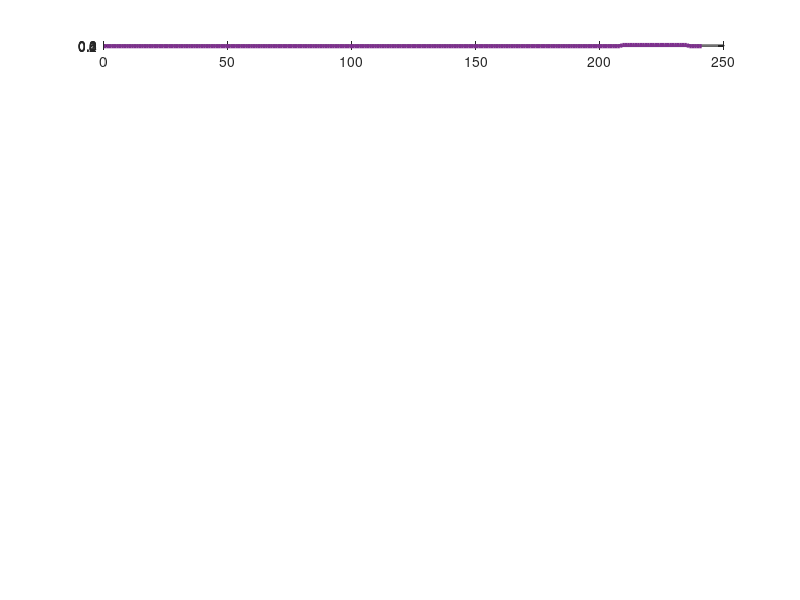

Here is the MATLAB script that generated this plot: (Note: this script raises an error after producing the figure.)

%PWM_Signals_SC_Fib Gives the gate values for the SC Fib Converter
%controller
%   Detailed explanation goes here

% The indexes for the rise time do not need to subtract 1 because the
% rise is actually starts during the d ON time so it cancels with the
% -1 for index starting at zero

% The fall time indexes need to subtract 1 because they occur duing
% the d ON period and must account for indexing starting at zero

%% Variable Declaration
fpga_fs = 38e6;
fpga_multi = 8;
recomended_fs = 1.25e6;
max_mod_value = 2*floor(fpga_fs*fpga_multi/recomended_fs/2);
%max_mod_value = 216;
Ts = 1/(fpga_fs*fpga_multi)*max_mod_value;
ideal_input_Voltage_index = 5;
d = 0.75;
dt1 = 0.001;
dt2 = 0.001;

dt1_length = ceil(dt1*max_mod_value);
dt2_length = ceil(dt2*max_mod_value);
dt1_length = 5;
dt2_length = 5;

mod_for_d = max_mod_value - (dt1_length*2 + dt1_length*2);
d_length = floor(d*mod_for_d/2);
d_prime_length = (mod_for_d-2*d_length)/2;

%% Added for the use of approx 24 ns delay of half bridge gate drivers

gate_driver_delay = 0;


clk_ts = 1/(fpga_fs*fpga_multi);

offset = round(gate_driver_delay/clk_ts);

difference_between = abs(offset*clk_ts-gate_driver_delay);




switch ideal_input_Voltage_index

    case 1 % Ideal input voltage between 0-4 V

        g1.rise = 999;
        g1.fall = 0;

        g2.rise = 999;
        g2.fall = 0;

        g3.rise = 0;
        g3.fall = 999;

        g4.rise = 999;
        g4.fall = 0;

        g5.rise = 999;
        g5.fall = 0;

        g6.rise = 0;
        g6.fall = 999;

        g7.rise = d_length + dt1_length + d_prime_length + dt2_length + d_length + dt1_length;
        g7.fall = (-1) + d_length + dt1_length + d_prime_length + dt2_length + d_length + dt1_length + d_prime_length ;

        g8.rise = 0;
        g8.fall = (-1) + d_length + dt1_length + d_prime_length + dt2_length + d_length;

        g9.rise = d_length + dt1_length + d_prime_length + dt2_length;
        g9.fall = (-1) + d_length;

        g10.rise = d_length + dt1_length;
        g10.fall = (-1) + d_length + dt1_length + d_prime_length;

        g11.rise = 999;
        g11.fall = 0;

        g12.rise = 999;
        g12.fall = 0;

        g13.rise = 0;
        g13.fall = 999;

        g14.rise = 999;
        g14.fall = 0;

        g15.rise = 999;
        g15.fall = 0;

        g16.rise = 0;
        g16.fall = 999;


    case 2 % Ideal input voltage between 4-8 V

        g1.rise = 999;
        g1.fall = 0;

        g2.rise = 999;
        g2.fall = 0;

        g3.rise = 0;
        g3.fall = 999;

        g4.rise = 999;
        g4.fall = 0;

        g5.rise = 999;
        g5.fall = 0;

        g6.rise = 0;
        g6.fall = 999;

        g7.rise = d_length + dt1_length ;
        g7.fall = (-1) + d_length + dt1_length + d_prime_length + dt2_length + d_length + dt1_length + d_prime_length ;

        g8.rise = 0;
        g8.fall = (-1) + d_length;

        g9.rise = d_length + dt1_length + d_prime_length + dt2_length;
        g9.fall = (-1) + d_length + dt1_length + d_prime_length + dt2_length + d_length;

        g10.rise = d_length + dt1_length + d_prime_length + dt2_length + d_length + dt1_length;
        g10.fall = (-1) + d_length + dt1_length + d_prime_length;

        g11.rise = 999;
        g11.fall = 0;

        g12.rise = 999;
        g12.fall = 0;

        g13.rise = 0;
        g13.fall = 999;

        g14.rise = 999;
        g14.fall = 0;

        g15.rise = 999;
        g15.fall = 0;

        g16.rise = 0;
        g16.fall = 999;


    case 3 % Ideal input voltage between 8-12 V


        g1.rise = d_length + dt1_length + d_prime_length + dt2_length + d_length + dt1_length;
        g1.fall = (-1) + d_length + dt1_length + d_prime_length + dt2_length + d_length + dt1_length + d_prime_length ;

        g2.rise = 0;
        g2.fall = (-1) + d_length + dt1_length + d_prime_length + dt2_length + d_length;

        g3.rise = offset + 0;
        g3.fall = offset + (-1) + d_length + dt1_length + d_prime_length + dt2_length + d_length;

        g4.rise = d_length + dt1_length + d_prime_length + dt2_length;
        g4.fall = (-1) + d_length;

        g5.rise = d_length + dt1_length ;
        g5.fall = (-1) + d_length + dt1_length + d_prime_length;

        g6.rise = offset + d_length + dt1_length + d_prime_length + dt2_length;
        g6.fall = offset + (-1) + d_length;

        g7.rise = 0;
        g7.fall = 999;

        g8.rise = 999;
        g8.fall = 0;

        g9.rise = 999;
        g9.fall = 0;

        g10.rise = 0;
        g10.fall = 999;

        g11.rise = 999;
        g11.fall = 0;

        g12.rise = 999;
        g12.fall = 0;

        g13.rise = 0;
        g13.fall = 999;

        g14.rise = 999;
        g14.fall = 0;

        g15.rise = 999;
        g15.fall = 0;

        g16.rise = 0;
        g16.fall = 999;


    case 4 % Ideal input voltage between 12-16 V

        g1.rise = d_length + dt1_length + d_prime_length + dt2_length;
        g1.fall = (-1) + d_length + dt1_length + d_prime_length + dt2_length + d_length;

        g2.rise = d_length + dt1_length + d_prime_length + dt2_length + d_length + dt1_length;
        g2.fall = (-1) + d_length + dt1_length + d_prime_length;

        g3.rise = offset + d_length + dt1_length + d_prime_length + dt2_length + d_length + dt1_length;
        g3.fall = offset + (-1) + d_length + dt1_length + d_prime_length;

        g4.rise = d_length + dt1_length;
        g4.fall = (-1) + d_length + dt1_length + d_prime_length + dt2_length + d_length + dt1_length + d_prime_length;

        g5.rise = 0;
        g5.fall = (-1) + d_length;

        g6.rise = offset + d_length + dt1_length;
        g6.fall = offset + (-1) + d_length + dt1_length + d_prime_length + dt2_length + d_length + dt1_length + d_prime_length;

        g7.rise = 0;
        g7.fall = 999;

        g8.rise = 999;
        g8.fall = 0;

        g9.rise = 999;
        g9.fall = 0;

        g10.rise = 0;
        g10.fall = 999;

        g11.rise = d_length + dt1_length + d_prime_length + dt2_length + d_length + dt1_length;
        g11.fall = (-1) + d_length + dt1_length + d_prime_length + dt2_length + d_length + dt1_length + d_prime_length;

        g12.rise = 0;
        g12.fall = (-1) + d_length + dt1_length + d_prime_length;

        g13.rise = offset + 0;
        g13.fall = offset + (-1) + d_length + dt1_length + d_prime_length + dt2_length + d_length;

        g14.rise = d_length + dt1_length + d_prime_length + dt2_length;
        g14.fall = (-1) + d_length + dt1_length + d_prime_length + dt2_length + d_length + dt1_length + d_prime_length;

        g15.rise = d_length + dt1_length;
        g15.fall = (-1) + d_length + dt1_length + d_prime_length;

        g16.rise = offset + d_length + dt1_length + d_prime_length + dt2_length;
        g16.fall = offset + (-1) + d_length;


    case 5 % Ideal input voltage between 16-20 V


        g1.rise = d_length + dt1_length + d_prime_length + dt2_length + d_length + dt1_length;
        g1.fall = (-1) + d_length + dt1_length + d_prime_length + dt2_length + d_length + dt1_length + d_prime_length ;

        g2.rise = 0;
        g2.fall = (-1) + d_length + dt1_length + d_prime_length + dt2_length + d_length;

        g3.rise = offset + 0;
        g3.fall = offset + (-1) + d_length + dt1_length + d_prime_length + dt2_length + d_length;

        g4.rise = d_length + dt1_length + d_prime_length + dt2_length;
        g4.fall = (-1) + d_length;

        g5.rise = d_length + dt1_length ;
        g5.fall = (-1) + d_length + dt1_length + d_prime_length;

        g6.rise = offset + d_length + dt1_length + d_prime_length + dt2_length;
        g6.fall = offset + (-1) + d_length;

        g7.rise = 0;
        g7.fall = 999;

        g8.rise = 999;
        g8.fall = 0;

        g9.rise = 999;
        g9.fall = 0;

        g10.rise = 0;
        g10.fall = 999;

        g11.rise = d_length + dt1_length + d_prime_length + dt2_length;
        g11.fall = (-1) + d_length + dt1_length + d_prime_length + dt2_length + d_length + dt1_length + d_prime_length;

        g12.rise = 0;
        g12.fall = (-1) + d_length + dt1_length + d_prime_length;

        g13.rise = offset + 0;
        g13.fall = offset + (-1) + d_length + dt1_length + d_prime_length;

        g14.rise = d_length + dt1_length + d_prime_length + dt2_length;
        g14.fall = (-1) + d_length + dt1_length + d_prime_length + dt2_length + d_length + dt1_length + d_prime_length;

        g15.rise = 0;
        g15.fall = (-1) + d_length + dt1_length + d_prime_length;

        g16.rise = offset + d_length + dt1_length + d_prime_length + dt2_length;
        g16.fall = offset + (-1) + d_length + dt1_length + d_prime_length + dt2_length + d_length + dt1_length + d_prime_length;


    case 6 % Ideal input voltage between 20-24 V

        g1.rise = d_length + dt1_length + d_prime_length + dt2_length;
        g1.fall = (-1) + d_length + dt1_length + d_prime_length + dt2_length + d_length;

        g2.rise = d_length + dt1_length + d_prime_length + dt2_length + d_length + dt1_length;
        g2.fall = (-1) + d_length + dt1_length + d_prime_length;

        g3.rise = offset + d_length + dt1_length + d_prime_length + dt2_length + d_length + dt1_length;
        g3.fall = offset + (-1) + d_length + dt1_length + d_prime_length;

        g4.rise = d_length + dt1_length;
        g4.fall = (-1) + d_length + dt1_length + d_prime_length + dt2_length + d_length + dt1_length + d_prime_length;

        g5.rise = 0;
        g5.fall = (-1) + d_length;

        g6.rise = offset + d_length + dt1_length;
        g6.fall = offset + (-1) + d_length + dt1_length + d_prime_length + dt2_length + d_length + dt1_length + d_prime_length;

        g7.rise = 0;
        g7.fall = 999;

        g8.rise = 999;
        g8.fall = 0;

        g9.rise = 999;
        g9.fall = 0;

        g10.rise = 0;
        g10.fall = 999;

        g11.rise = d_length + dt1_length ;
        g11.fall = (-1) + d_length + dt1_length + d_prime_length + dt2_length + d_length + dt1_length + d_prime_length;

        g12.rise = 0;
        g12.fall = (-1) + d_length;

        g13.rise = offset + 0;
        g13.fall = offset + (-1) + d_length;

        g14.rise = d_length + dt1_length + d_prime_length + dt2_length;
        g14.fall = (-1) + d_length + dt1_length + d_prime_length + dt2_length + d_length;

        g15.rise = d_length + dt1_length + d_prime_length + dt2_length + d_length + dt1_length ;
        g15.fall = (-1) + d_length + dt1_length + d_prime_length;

        g16.rise = offset + d_length + dt1_length + d_prime_length + dt2_length;
        g16.fall = offset + (-1) + d_length + dt1_length + d_prime_length + dt2_length + d_length;


end
%{
if ideal_input_Voltage_index ==4
    g6.fall = g6.fall-max_mod_value;
end

if ideal_input_Voltage_index ==5 % && dt2_length ==0
    g16.fall = g16.fall-max_mod_value;
end
%{
if ideal_input_Voltage_index ==5 && dt2_length >0
    g16.fall = g16.fall-max_mod_value;
    g11.fall = g11.fall-max_mod_value;
    g14.fall = g14.fall-max_mod_value;
    g1.fall = g1.fall-max_mod_value;
end
%}
%}
fprintf('----------------------\n')
fprintf('fs = %.3f MHz  D = %.2f \n',1e-6/Ts,d)
fprintf('index = %.0f  dt = %.0f clk \n',ideal_input_Voltage_index,dt1_length+1)
fprintf('----------------------\n')
fprintf('Gate 1: \n')
fprintf('     .falling_edge(12''d%d),\n',g1.fall)
fprintf('     .rising_edge(12''d%d),\n',g1.rise)
fprintf('----------\n')
fprintf('Gate 2: \n')
fprintf('     .falling_edge(12''d%d),\n',g2.fall)
fprintf('     .rising_edge(12''d%d),\n',g2.rise)
fprintf('----------\n')
fprintf('Gate 3: \n')
fprintf('     .falling_edge(12''d%d),\n',g3.fall)
fprintf('     .rising_edge(12''d%d),\n',g3.rise)
fprintf('----------\n')
fprintf('Gate 4: \n')
fprintf('     .falling_edge(12''d%d),\n',g4.fall)
fprintf('     .rising_edge(12''d%d),\n',g4.rise)
fprintf('----------\n')
fprintf('Gate 5: \n')
fprintf('     .falling_edge(12''d%d),\n',g5.fall)
fprintf('     .rising_edge(12''d%d),\n',g5.rise)
fprintf('----------\n')
fprintf('Gate 6: \n')
fprintf('     .falling_edge(12''d%d),\n',g6.fall)
fprintf('     .rising_edge(12''d%d),\n',g6.rise)
fprintf('----------\n')
fprintf('Gate 7: \n')
fprintf('     .falling_edge(12''d%d),\n',g7.fall)
fprintf('     .rising_edge(12''d%d),\n',g7.rise)
fprintf('----------\n')
fprintf('Gate 8: \n')
fprintf('     .falling_edge(12''d%d),\n',g8.fall)
fprintf('     .rising_edge(12''d%d),\n',g8.rise)
fprintf('----------\n')
fprintf('Gate 9: \n')
fprintf('     .falling_edge(12''d%d),\n',g9.fall)
fprintf('     .rising_edge(12''d%d),\n',g9.rise)
fprintf('----------\n')
fprintf('Gate 10: \n')
fprintf('     .falling_edge(12''d%d),\n',g10.fall)
fprintf('     .rising_edge(12''d%d),\n',g10.rise)
fprintf('----------\n')
fprintf('Gate 11: \n')
fprintf('     .falling_edge(12''d%d),\n',g11.fall)
fprintf('     .rising_edge(12''d%d),\n',g11.rise)
fprintf('----------\n')
fprintf('Gate 12: \n')
fprintf('     .falling_edge(12''d%d),\n',g12.fall)
fprintf('     .rising_edge(12''d%d),\n',g12.rise)
fprintf('----------\n')
fprintf('Gate 13: \n')
fprintf('     .falling_edge(12''d%d),\n',g13.fall)
fprintf('     .rising_edge(12''d%d),\n',g13.rise)
fprintf('----------\n')
fprintf('Gate 14: \n')
fprintf('     .falling_edge(12''d%d),\n',g14.fall)
fprintf('     .rising_edge(12''d%d),\n',g14.rise)
fprintf('----------\n')
fprintf('Gate 15: \n')
fprintf('     .falling_edge(12''d%d),\n',g15.fall)
fprintf('     .rising_edge(12''d%d),\n',g15.rise)
fprintf('----------\n')
fprintf('Gate 16: \n')
fprintf('     .falling_edge(12''d%d),\n',g16.fall)
fprintf('     .rising_edge(12''d%d),\n',g16.rise)
fprintf('----------\n')



Numerical_Stack = [
  g1.rise g1.fall
  g2.rise g2.fall
  g3.rise g3.fall
  g4.rise g4.fall
  g5.rise g5.fall
  g6.rise g6.fall
  g7.rise g7.fall
  g8.rise g8.fall
  g9.rise g9.fall
  g10.rise g10.fall
  g11.rise g11.fall
  g12.rise g12.fall
  g13.rise g13.fall
  g14.rise g14.fall
  g15.rise g15.fall
  g16.rise g16.fall];

Numerical_Stack = Numerical_Stack +1; % MATLAB base 1 instead of zero

Waveform = zeros(16,max_mod_value*2);

for i = 1:max_mod_value*2

    if i > max_mod_value
        clock = i - max_mod_value;
    else
        clock = i;
    end



    for j = 1:16

        if Numerical_Stack(j,1) == clock
            Waveform(j,i) = 1;
        end

        if  Numerical_Stack(j,2) == clock
            Waveform(j,i) = 0;
        end

        if Numerical_Stack(j,1) ~= clock && Numerical_Stack(j,2) ~= clock && i~=1
             Waveform(j,i) = Waveform(j,i-1);
        end
    end
end
%%{
for j = 1:16
figure(129)
    ax = subplot(16,1,j);
    plot([0:max_mod_value-1],Waveform(j,max_mod_value+1:end),'Color','#7E2F8E','LineWidth',3)
    ax.YLim = [-0.1,1.1];
    ax.XLim = [0,max_mod_value-1];
    if(j<16)
        set(gca, 'Xticklabel', []);
    else
        xlabel('Count')
    end
end
%}
